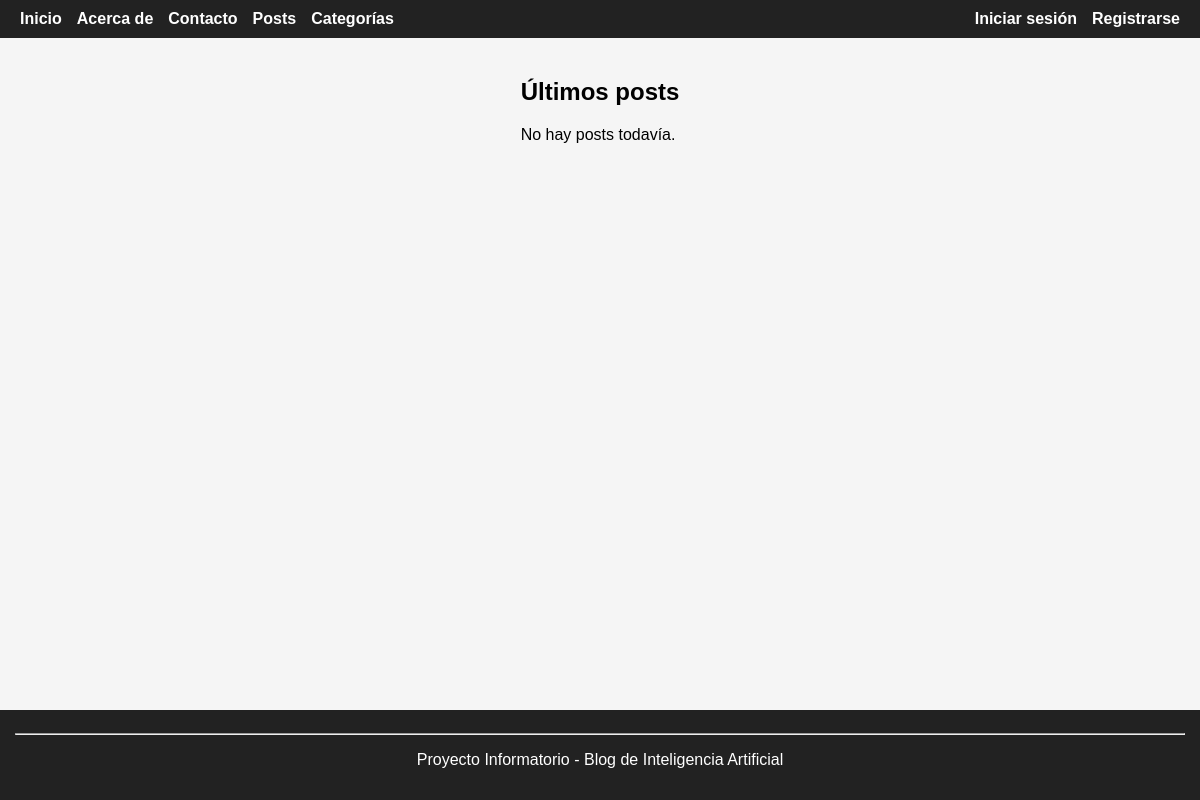
The app's page /, older data.
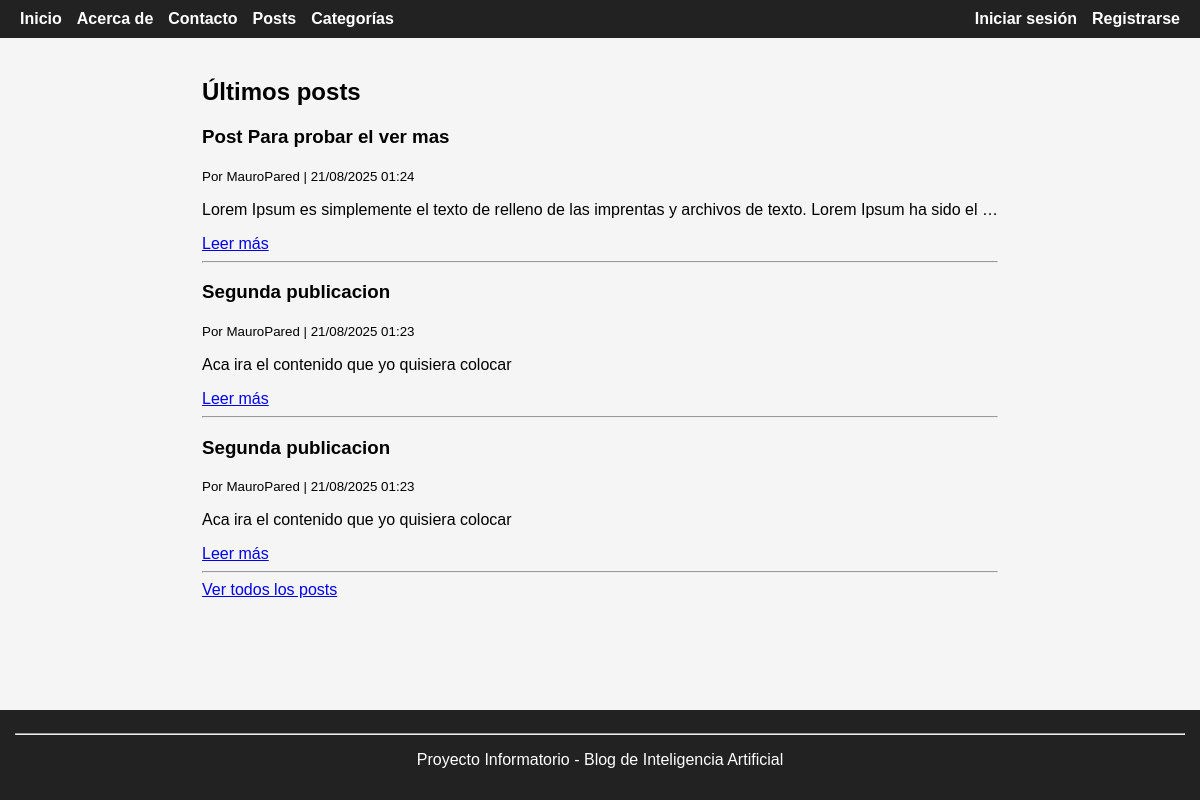
The same page, newer data.
### posts/models.py (models this page shows, shortened)
class Post(models.Model):
    titulo = models.CharField(max_length=200)
    contenido = models.TextField()
    fecha_creacion = models.DateTimeField(auto_now_add=True)
    autor = models.ForeignKey(User, on_delete=models.CASCADE)
    categoria = models.ForeignKey(Categoria, on_delete=models.PROTECT, related_name="posts")

### paginas/views.py (the view)
# urls.py: path('', views.Inicio, name='Inicio'),
def Inicio(request):
    posts = Post.objects.all().order_by('-fecha_creacion')[:5]
    return render(request, 'paginas/home.html', {'posts': posts})

### paginas/context_processors.py (called while the page is built)
def categorias_context(request):
    return {
        'categorias_globales': Categoria.objects.all()
    }

### paginas/templates/paginas/home.html (shortened to what this page needs)
{% extends "base.html" %}
{% block content %}
<h2>Últimos posts</h2>
{% if posts %}
    {% for post in posts %}
        <article>
            <h3>{{ post.titulo }}</h3>
            <p><small>Por {{ post.autor }} | {{ post.fecha_creacion|date:"d/m/Y H:i" }}</small></p>
            <p>{{ post.contenido|truncatewords:20 }}</p>
            <a href="{% url 'detalles_post' post.id %}">Leer más</a>
        </article>
        <hr>
    {% endfor %}
    <a href="{% url 'lista_posts' %}">Ver todos los posts</a>
{% else %}
    <p>No hay posts todavía.</p>
{% endif %}
{% endblock %}

Row changes from the older to the newer data that the page shows:
added Post: titulo "Post Para probar el ver mas", autor "MauroPared", fecha_creacion "21/08/2025 01:24", contenido "Lorem Ipsum es simplemente el texto de relleno de las imprentas y archivos de texto. Lorem Ipsum ha sido el …"
added Post: titulo "Segunda publicacion", autor "MauroPared", fecha_creacion "21/08/2025 01:23", contenido "Aca ira el contenido que yo quisiera colocar"
added Post: titulo "Segunda publicacion", autor "MauroPared", fecha_creacion "21/08/2025 01:23", contenido "Aca ira el contenido que yo quisiera colocar"
Text that changed along with them:
text no longer shown: "No hay posts todavía."
text now shown: "Ver todos los posts"
